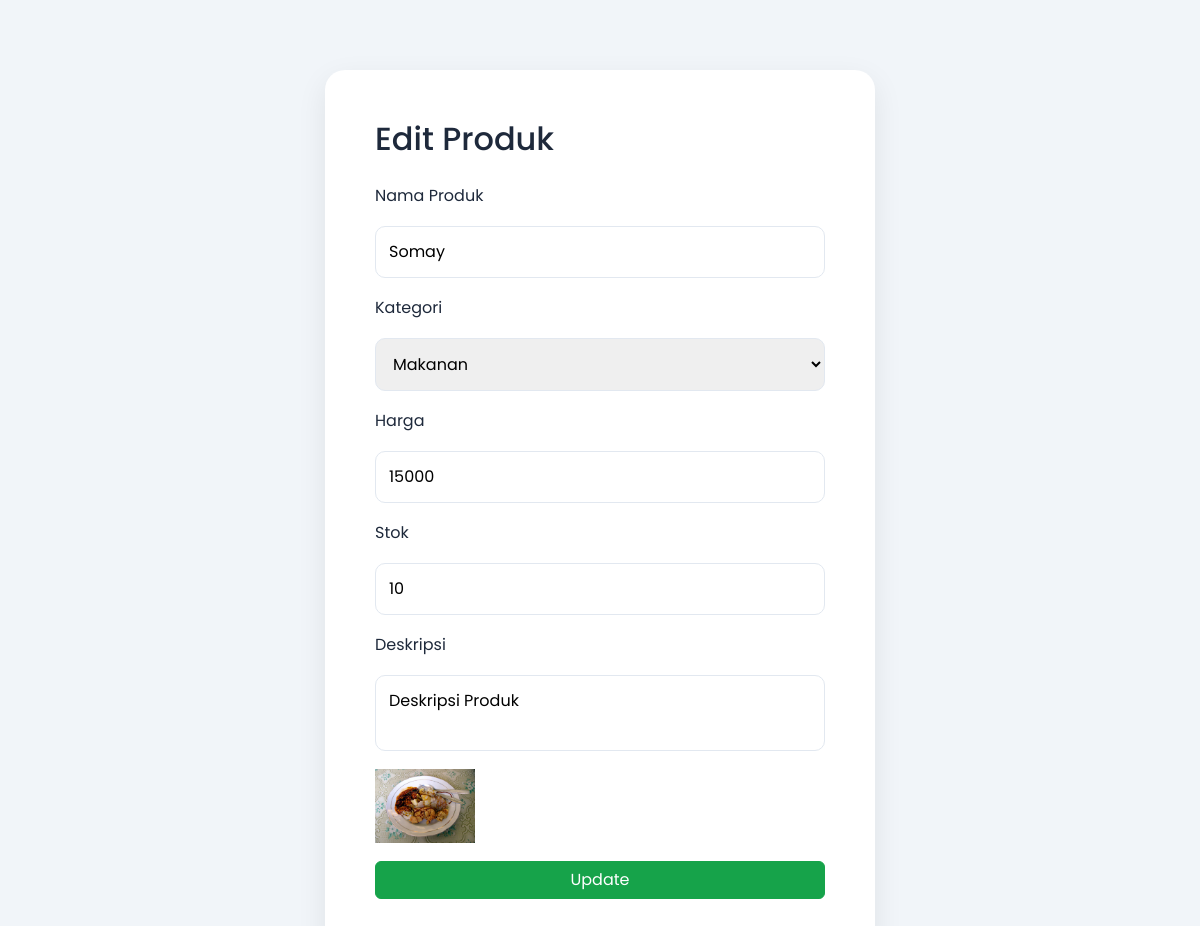
The app's page /edit-produk.php?id=3 with its own data.
### tables this page shows
CREATE TABLE `produk` (
  `id_produk` int(11) NOT NULL,
  `nama` varchar(100) DEFAULT NULL,
  `kategori` varchar(20) DEFAULT NULL,
  `harga` int(11) DEFAULT NULL,
  `stok` int(11) DEFAULT NULL,
  `deskripsi` text DEFAULT NULL,
  `foto` varchar(255) DEFAULT NULL,
  `id_kategori` varchar(5) DEFAULT NULL
);

### edit-produk.php (the view, shortened to what this page needs)
<?php
require_once 'config/database.php';
$id = $_GET['id'];
$result = mysqli_query($koneksi, "SELECT * FROM produk WHERE id_produk='$id'");
$row = mysqli_fetch_array($result);
?>
<!DOCTYPE html>
<html lang="en">
<head>
    <link rel="stylesheet" href="assets/css/bootstrap.min.css">
    <link rel="stylesheet" href="css/style.css">
</head>
<body>
    <form class="form" method="POST" enctype="multipart/form-data">
        <h2>Edit Produk</h2>
        <label>Nama Produk</label>
        <input type="text" name="name" value="<?= $row['nama']; ?>">
        <label>Kategori</label>
        <select name="category" required>
            <option value="makanan" <?= ($row['kategori'] == 'makanan') ? 'selected':''; ?>>Makanan</option>
        </select>
        <label>Harga</label>
        <input type="number" name="price" value="<?= $row['harga']; ?>">
        <label>Stok</label>
        <input type="number" name="stock" value="<?= $row['stok']; ?>">
        <label>Deskripsi</label>
        <textarea name="description"><?= htmlspecialchars($row['deskripsi']); ?></textarea>
        <img src="<?= $row['foto']; ?>" width="100">
        <button name="update" type="submit" class="btn btn-primary">
            Update
        </button>
    </form>
</body>
</html>

### css/style.css (style rules this page uses)
* { box-sizing: border-box; }
body { font-family: 'Poppins', sans-serif; margin: 0; background: #f1f5f9; color: #1e293b; }
.btn-primary { background-color: #16a34a; border-color: #16a34a; }
.form { width: 550px; margin: auto; margin-top: 70px; background: white; padding: 50px; border-radius: 20px; box-shadow: 0 10px 30px rgba(0, 0, 0, 0.08); display: flex; flex-direction: column; gap: 18px; }
.form input, .form select, .form textarea { resize: none; padding: 13px; border-radius: 10px; border: 1px solid #e2e8f0; }

### records on screen
produk: name "Somay", category "Makanan", price "15000", stock "10", description "Deskripsi Produk", foto (picture)
